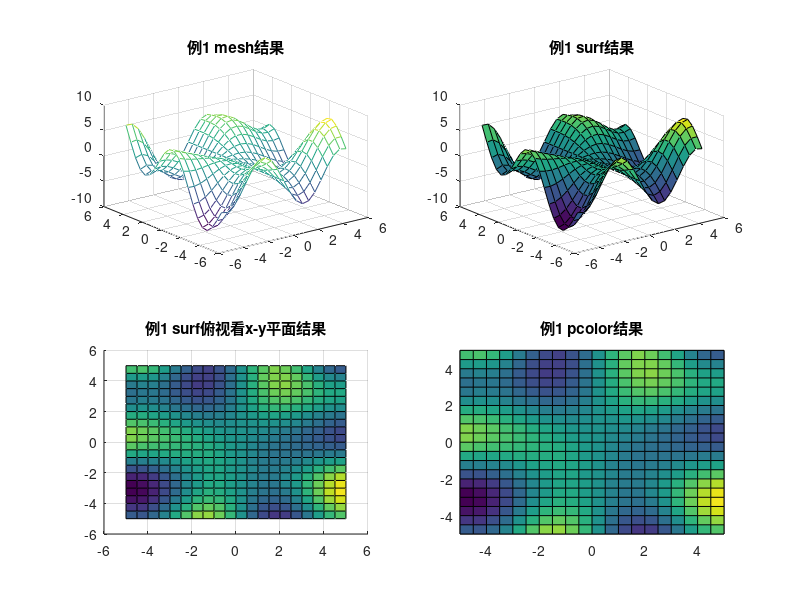

MATLAB code to generate this figure:
% plot

clear
clc

[X,Y] = meshgrid(-5:.5:5); %生成长和宽都是[-5,5]的网格坐标
Z = Y.*sin(X) - X.*cos(Y);
 
figure(1);
set(gcf, 'unit', 'centimeters', 'position', [10 5 28 20]);
 
subplot(221)
mesh(X,Y,Z)
title('例1 mesh结果')
 
subplot(222)
surf(X,Y,Z)
title('例1 surf结果')
 
subplot(223)
surf(X,Y,Z)
view(0,90)
title('例1 surf俯视看x-y平面结果')
 
subplot(224)
pcolor(X,Y,Z)
title('例1 pcolor结果')
